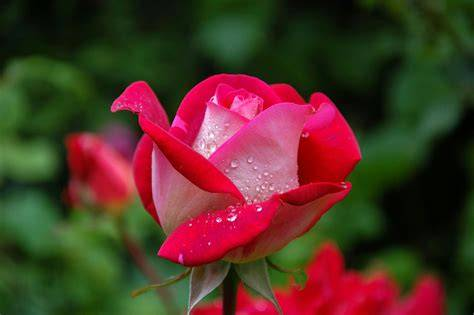
#> input picture LAB_EXPERIMENTS/image.jpg, 474 x 315 px
$ python experiment5.py
#> lines starting #> are read from the running program, lines starting #| are printed output that depends on the picture
import cv2
import matplotlib.pyplot as plt

# Function to analyze the color histogram
def analyze_histogram(image_path):
    # Read the image
#> called with image_path = 'image.jpg'
    image = cv2.imread(image_path)
#> image is the input picture: shape (315, 474, 3); mean B, G, R 38.4, 51.4, 81.6

    # Convert BGR image to RGB
    image_rgb = cv2.cvtColor(image, cv2.COLOR_BGR2RGB)

    # Calculate histograms for Red, Green and Blue channels
    red_hist = cv2.calcHist([image], [2], None, [256], [0, 256])
#> red_hist = 256 values, max 2428 at index 18, min 69 at index 254, mean 583.2
    green_hist = cv2.calcHist([image], [1], None, [256], [0, 256])
#> green_hist = 256 values, max 5678 at index 0, min 0 at index 222, mean 583.2
    blue_hist = cv2.calcHist([image], [0], None, [256], [0, 256])
#> blue_hist = 256 values, max 4351 at index 0, min 1 at index 244, mean 583.2

    # Display the original image
    plt.figure(figsize=(12, 5))

    plt.subplot(1, 2, 1)
    plt.imshow(image_rgb)
    plt.title("Original Image")
    plt.axis("off")

    # Display the color histogram
    plt.subplot(1, 2, 2)
    plt.plot(red_hist, label="Red")
    plt.plot(green_hist, label="Green")
    plt.plot(blue_hist, label="Blue")

    plt.title("Color Histogram")
    plt.xlabel("Color Level")
    plt.ylabel("Number of Pixels")
    plt.legend()

    plt.tight_layout()
    plt.show()
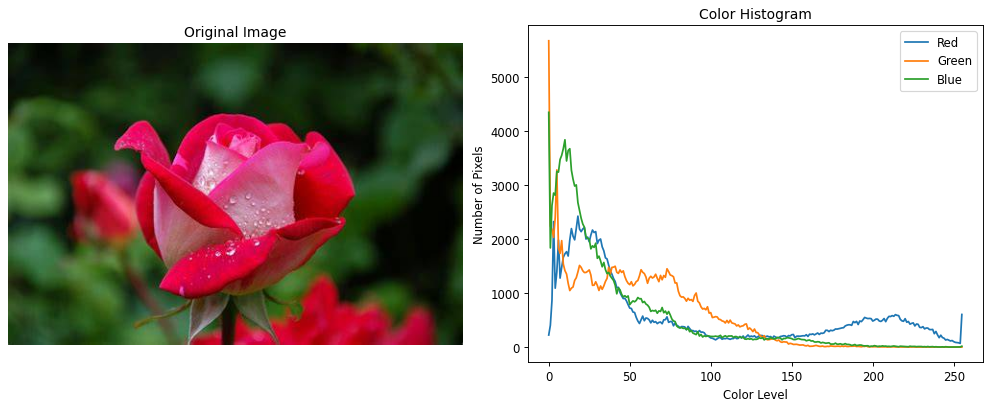
#> figure drawn by matplotlib, 2 panels; panel 2: curve peaks at x = 18, y = 2428; panel 2: curve peaks at x = 0, y = 5678; panel 2: curve peaks at x = 0, y = 4351


# Call the function
analyze_histogram("image.jpg")
